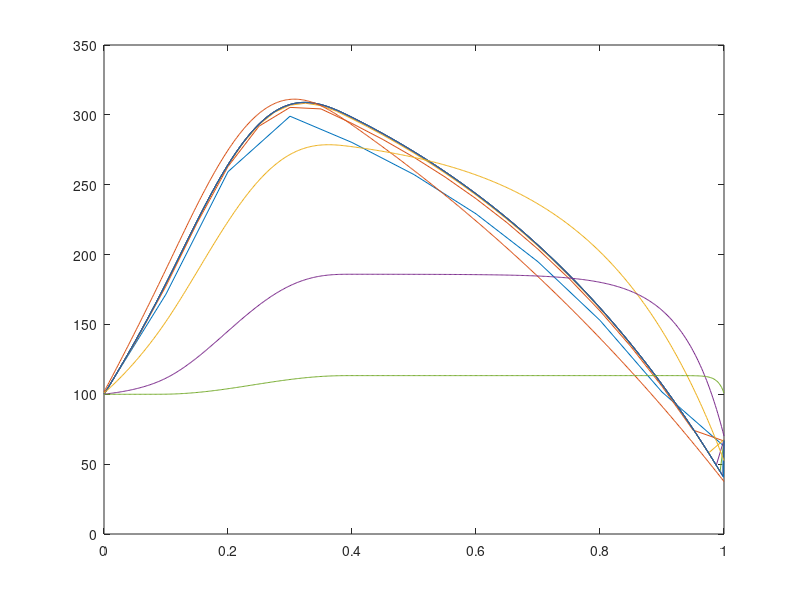

This chart was generated by the following MATLAB code:
%%% Part 1 of CE2. David Ahnlund and Emil Gestsson
clear, clc;
%Coefficients
a = 0.1; b = 0.4; Q0 = 7000; alpha0 = 50; Tout = 25; T0 = 100;

%% A

v = 2;
N_list = [10 20 40 80 160 320 640 1280];
saved_T_end = zeros(length(N_list),1);

for i = 1:length(N_list)

N = N_list(i);
h = 1/N;

z = 0:h:1;


D1 = (-1/h^2 - v/(2*h)) * ones(N-2,1);
D2 = (2/h^2) * ones(N-1,1);
D3 = (v/(2*h)-1/h^2) * ones(N-2,1);
A = diag(D1, -1) + diag(D2, 0) + diag(D3, 1);

Q_func = @(z) Q0 * sin((z-a)*pi / (b-a)) .* (a<=z).*(z<=b);
f = Q_func(z(2:end-1))';

% For the boundary T(0)
%--------------------------------|
f(1) = f(1) - (-1/h^2 - v/(2*h))*T0;
%--------------------------------|

% For the boundary T(1):
%--------------------------------|
alpha = @(v) sqrt(v^2/4 + alpha0^2) - v/2;

theta = (v/(2*h) - 1/h^2) / (3/(2*h)+alpha(v));

A(end,end-1) = (-1/h^2 - v/(2*h)-theta/(2*h));
A(end,end) = (2/h^2 + 4/(2*h)*theta);
f(end) = f(end) - theta * alpha(v)*Tout;
%--------------------------------|

T = A\f;
T = [T0; T;  1/(-3/(2*h)-alpha(v))*(-alpha(v)*Tout-2*T(end)/h-T(end-1)/(2*h))];
saved_T_end(i) = T(z==0.5);
plot(z,T)
hold on

if ismember(N, [80 160 320])
    fprintf("T at z = 0.5 for N = %.0f: %.3f\n", N,T(z==0.5))
end
end

% Check convergence rate (should be 2)
d = diff(saved_T_end);
errors = sqrt(sum(d.^2, 2));
diff(log2(flip(errors)))

%% Part B


v_list = [1 5 15 100];


for i = 1:length(v_list)

N = 500;
h = 1/N;

z = 0:h:1;

v = v_list(i);


D1 = (-1/h^2 - v/(2*h)) * ones(N,1);
D2 = (2/h^2) * ones(N+1,1);
D3 = (v/(2*h)-1/h^2) * ones(N,1);
A = diag(D1, -1) + diag(D2, 0) + diag(D3, 1);

Q_func = @(z) Q0 * sin((z-a)*pi / (b-a)) .* (a<=z).*(z<=b);
f = Q_func(z)';

% For the boundary T(0)
%--------------------------------|
f(1) = f(1) - (-1/h^2 - v/(2*h))*T0;
%--------------------------------|

% For the boundary T(1):
%--------------------------------|
alpha = @(v) sqrt(v^2/4 + alpha0^2) - v/2;

theta = (v/(2*h) - 1/h^2) / (3/(2*h)+alpha(v));

A(end,end-1) = (-1/h^2 - v/(2*h)-theta/(2*h));
A(end,end) = (2/h^2 + 4/(2*h)*theta);
f(end) = f(end) - theta * alpha(v)*Tout;
%--------------------------------|

T = A\f;
plot(z,T)
hold on

end
